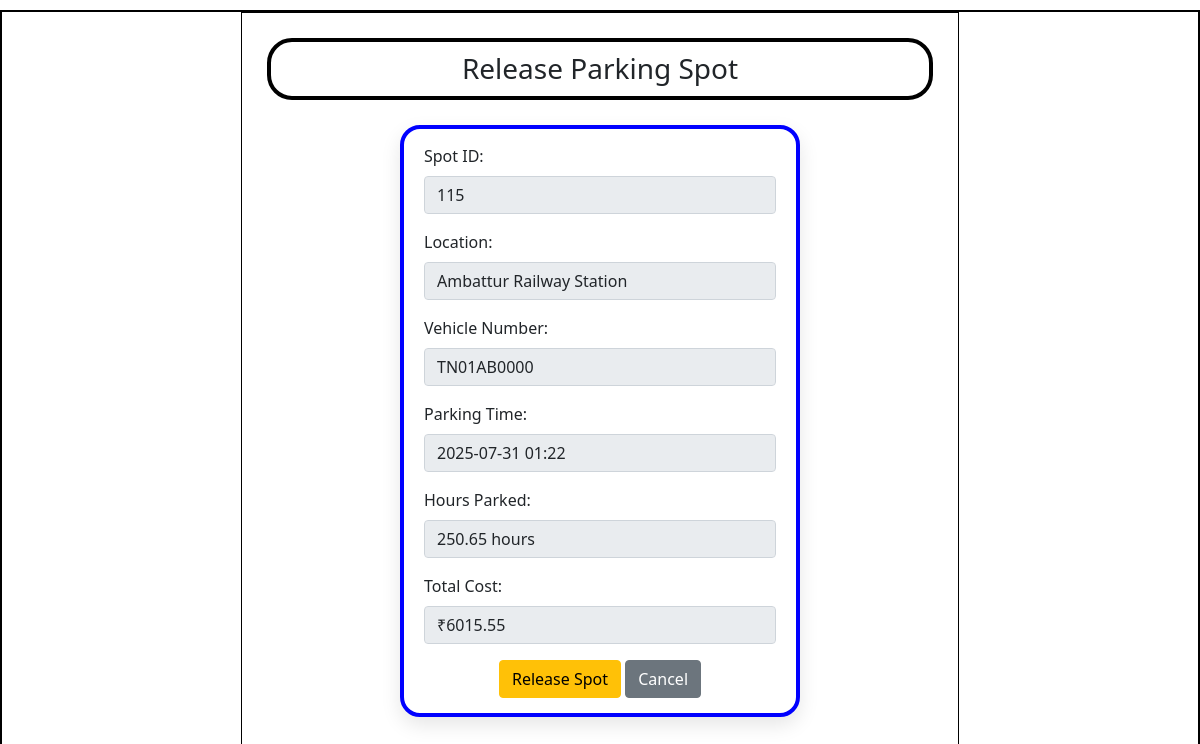
The app's page /release-spot/2/9 with its own data.
### application/models.py (models this page shows)
class ParkingSpot(db.Model):
    id = db.Column(db.Integer, primary_key=True)
    lot_id = db.Column(db.Integer, db.ForeignKey('parking_lot.id'), nullable=False)
    status = db.Column(db.String(), default='available')
    reservations = db.relationship('Reservation', backref='spot', cascade='all, delete-orphan')

class ParkingLot(db.Model):
    id = db.Column(db.Integer, primary_key=True)
    prime_location_name = db.Column(db.String(), nullable=False)
    price = db.Column(db.Float, nullable=False)
    address = db.Column(db.String(), nullable=False)
    pin_code = db.Column(db.String(), nullable=False)
    max_spots = db.Column(db.Integer, nullable=False)
    spots = db.relationship('ParkingSpot', backref='lot', cascade='all, delete-orphan')

class User(db.Model):
    id = db.Column(db.Integer, primary_key=True)
    first_name = db.Column(db.String(), nullable=False)
    last_name = db.Column(db.String(), nullable=False)
    email = db.Column(db.String(), unique=True, nullable=False)
    pwd = db.Column(db.String(), nullable=False)
    vehicle_reg = db.Column(db.String(), unique=True, nullable=False)
    address = db.Column(db.String(), nullable=False)
    pincode = db.Column(db.String(), nullable=False)
    phone_number = db.Column(db.String(), unique=True, nullable=False)
    gender = db.Column(db.String())
    age = db.Column(db.Integer)
    type = db.Column(db.String(), default='general')
    reservations = db.relationship('Reservation', backref='user')

class Reservation(db.Model):
    id = db.Column(db.Integer, primary_key=True)
    spot_id = db.Column(db.Integer, db.ForeignKey('parking_spot.id'), nullable=False)
    user_id = db.Column(db.Integer, db.ForeignKey('user.id'), nullable=False)
    parking_timestamp = db.Column(db.DateTime, nullable=False)
    leaving_timestamp = db.Column(db.DateTime, nullable=True)
    cost_per_unit_time = db.Column(db.Float, nullable=False)
    vehicle_num = db.Column(db.String(), nullable=False)

### application/controllers.py (the view, shortened to what this page needs)
@app.route("/release-spot/<int:user_id>/<int:reservation_id>", methods=["GET", "POST"])
def release_spot(user_id, reservation_id):
    this_user = User.query.get(user_id)
    reservation = Reservation.query.get(reservation_id)
    if not reservation or reservation.user_id != user_id:
        return "Invalid reservation!..."
    spot = ParkingSpot.query.get(reservation.spot_id)
    lot = ParkingLot.query.get(spot.lot_id) if spot else None
    parking_duration = (datetime.utcnow() + timedelta(hours=5, minutes=30)) - reservation.parking_timestamp
    hours_parked = parking_duration.total_seconds() / 3600
    total_cost = hours_parked * reservation.cost_per_unit_time
    return render_template("release_spot.html", this_user=this_user, reservation=reservation, spot=spot, lot=lot, hours_parked=round(hours_parked, 2), total_cost=round(total_cost, 2))

### templates/release_spot.html (shortened to what this page needs)
<!DOCTYPE html>
<html lang="en">
<head>
    <link rel="stylesheet" href="/static/style.css">
    <link href="https://cdn.jsdelivr.net/npm/bootstrap@5.0.2/dist/css/bootstrap.min.css" rel="stylesheet">
</head>
<body>
    <div id="main">
        <div id="canvas">
            <div id="content">
                <h3 class="headings text-center">Release Parking Spot</h3>
                <form action="/release-spot/{{this_user.id}}/{{reservation.id}}" method="POST">
                    <div id="form-body">
                        <div class="mb-3">
                            <label for="spot-id" class="form-label">Spot ID:</label>
                            <input type="text" class="form-control" id="spot-id" value="{{spot.id}}" readonly>
                        </div>
                        <div class="mb-3">
                            <label for="location" class="form-label">Location:</label>
                            <input type="text" class="form-control" id="location" value="{{lot.prime_location_name}}" readonly>
                        </div>
                        <div class="mb-3">
                            <label for="vehicle-num" class="form-label">Vehicle Number:</label>
                            <input type="text" class="form-control" id="vehicle-num" value="{{this_user.vehicle_reg}}" readonly>
                        </div>
                        <div class="mb-3">
                            <label for="park-time" class="form-label">Parking Time:</label>
                            <input type="text" class="form-control" id="park-time" value="{{reservation.parking_timestamp.strftime('%Y-%m-%d %H:%M')}}" readonly>
                        </div>
                        <div class="mb-3">
                            <label for="hours-parked" class="form-label">Hours Parked:</label>
                            <input type="text" class="form-control" id="hours-parked" value="{{hours_parked}} hours" readonly>
                        </div>
                        <div class="mb-3">
                            <label for="total-cost" class="form-label">Total Cost:</label>
                            <input type="text" class="form-control" id="total-cost" value="₹{{total_cost}}" readonly>
                        </div>
                        <div class="text-center">
                            <button type="submit" class="btn btn-warning">Release Spot</button>
                            <a href="/user_dashboard/{{ this_user.id }}" class="btn btn-secondary">Cancel</a>
                        </div>
                    </div>
                </form>
            </div>
        </div>
    </div>
</body>
</html>

### static/style.css (style rules this page uses)
* { margin: 0px; }
#main, canvas { border: 2px solid black; margin-top: 10px; margin-bottom: 10px; }
#canvas { width: 60%; margin: auto; min-height: 100vh; border: 1px solid black; padding-bottom: 20px; }
#form-body { max-width: 400px; width: 90%; min-height: 350px; border: 4px solid blue; margin: 20px auto 40px auto; padding: 15px 20px 15px 20px; border-radius: 20px; background-color: #fff; box-shadow: 0 8px 20px rgba(0, 0, 0, 0.1); }
.headings { border: 4px solid black; border-radius: 25px; margin: 25px; padding: 10px; }

### records on screen
ParkingSpot: id "115"
ParkingLot: prime_location_name "Ambattur Railway Station"
User: vehicle_reg "TN01AB0000"
Reservation: parking_timestamp "2025-07-31 01:22"
